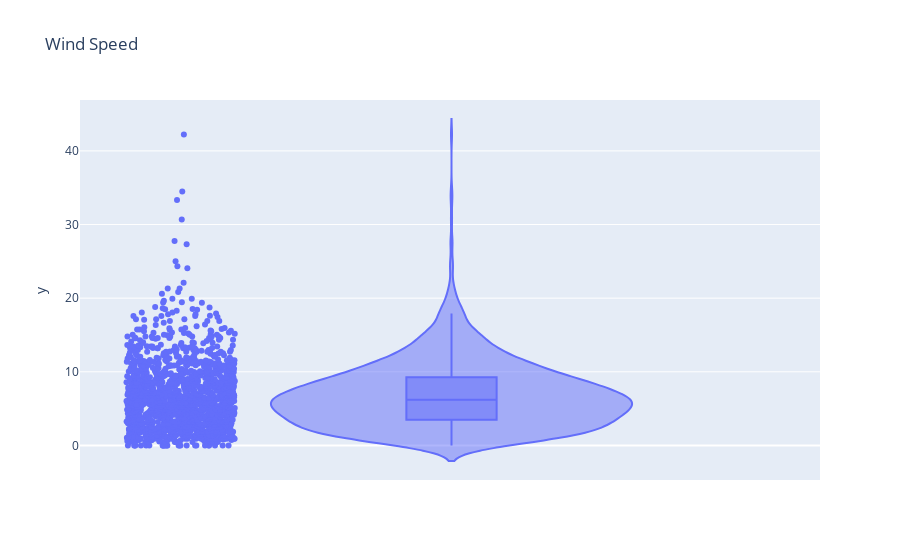

Notebook source saved alongside this figure:
### Code cell
fig = px.violin(y=train['wind_speed'], points='all',box=True, title='Wind Speed')
fig.show()

### Figure 1 — Plotly figure (JSON) as saved in the notebook; plotly's stock layout.template omitted (floating-point values rounded to 4 significant figures; data arrays with more than 128 entries replaced by an {"elided": "..."} marker saying what was removed)
{"data": [{"alignmentgroup": "True", "box": {"visible": true}, "hovertemplate": "y=%{y}<extra></extra>", "legendgroup": "", "marker": {"color": "#636efa"}, "name": "", "offsetgroup": "", "orientation": "v", "points": "all", "scalegroup": "True", "showlegend": false, "type": "violin", "x0": " ", "xaxis": "x", "y": {"elided": "1462 float values"}, "y0": " ", "yaxis": "y"}], "layout": {"legend": {"tracegroupgap": 0}, "title": {"text": "Wind Speed"}, "violinmode": "group", "xaxis": {"anchor": "y", "domain": [0, 1]}, "yaxis": {"anchor": "x", "domain": [0, 1], "title": {"text": "y"}}}}
